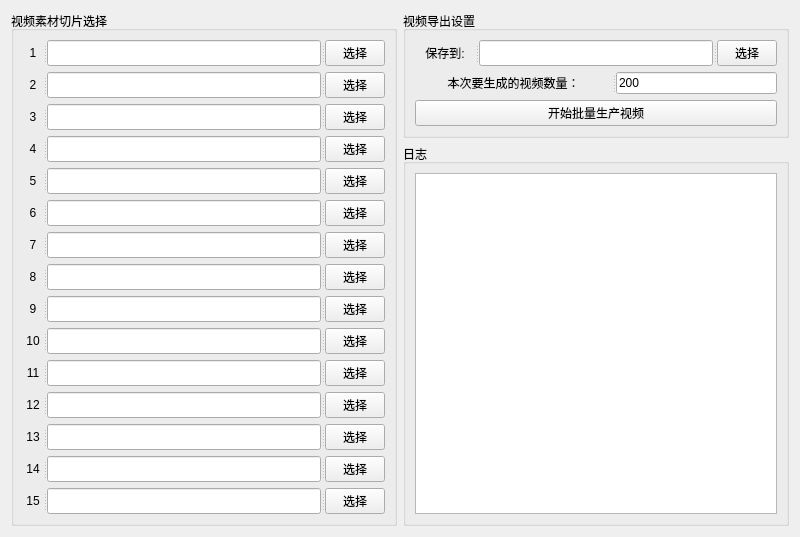
<?xml version="1.0" encoding="UTF-8"?>
<ui version="4.0">
 <class>Form</class>
 <widget class="QWidget" name="Form">
  <property name="geometry">
   <rect>
    <x>0</x>
    <y>0</y>
    <width>800</width>
    <height>480</height>
   </rect>
  </property>
  <property name="windowTitle">
   <string>视频批量剪辑工具   ©AI帮  @有霸夫</string>
  </property>
  <layout class="QHBoxLayout" name="horizontalLayout">
   <item>
    <widget class="QGroupBox" name="groupBox">
     <property name="title">
      <string>视频素材切片选择</string>
     </property>
     <layout class="QVBoxLayout" name="verticalLayout">
      <item>
       <widget class="QSplitter" name="splitter">
        <property name="orientation">
         <enum>Qt::Horizontal</enum>
        </property>
        <widget class="QLabel" name="label">
         <property name="minimumSize">
          <size>
           <width>20</width>
           <height>0</height>
          </size>
         </property>
         <property name="maximumSize">
          <size>
           <width>20</width>
           <height>16777215</height>
          </size>
         </property>
         <property name="text">
          <string>1</string>
         </property>
         <property name="alignment">
          <set>Qt::AlignCenter</set>
         </property>
        </widget>
        <widget class="QLineEdit" name="lineEdit_1"/>
        <widget class="QPushButton" name="pushButton_1">
         <property name="maximumSize">
          <size>
           <width>60</width>
           <height>16777215</height>
          </size>
         </property>
         <property name="text">
          <string>选择</string>
         </property>
        </widget>
       </widget>
      </item>
      <item>
       <widget class="QSplitter" name="splitter_2">
        <property name="orientation">
         <enum>Qt::Horizontal</enum>
        </property>
        <widget class="QLabel" name="label_2">
         <property name="minimumSize">
          <size>
           <width>20</width>
           <height>0</height>
          </size>
         </property>
         <property name="maximumSize">
          <size>
           <width>20</width>
           <height>16777215</height>
          </size>
         </property>
         <property name="text">
          <string>2</string>
         </property>
         <property name="alignment">
          <set>Qt::AlignCenter</set>
         </property>
        </widget>
        <widget class="QLineEdit" name="lineEdit_2"/>
        <widget class="QPushButton" name="pushButton_2">
         <property name="maximumSize">
          <size>
           <width>60</width>
           <height>16777215</height>
          </size>
         </property>
         <property name="text">
          <string>选择</string>
         </property>
        </widget>
       </widget>
      </item>
      <item>
       <widget class="QSplitter" name="splitter_3">
        <property name="orientation">
         <enum>Qt::Horizontal</enum>
        </property>
        <widget class="QLabel" name="label_3">
         <property name="minimumSize">
          <size>
           <width>20</width>
           <height>0</height>
          </size>
         </property>
         <property name="maximumSize">
          <size>
           <width>20</width>
           <height>16777215</height>
          </size>
         </property>
         <property name="text">
          <string>3</string>
         </property>
         <property name="alignment">
          <set>Qt::AlignCenter</set>
         </property>
        </widget>
        <widget class="QLineEdit" name="lineEdit_3"/>
        <widget class="QPushButton" name="pushButton_3">
         <property name="maximumSize">
          <size>
           <width>60</width>
           <height>16777215</height>
          </size>
         </property>
         <property name="text">
          <string>选择</string>
         </property>
        </widget>
       </widget>
      </item>
      <item>
       <widget class="QSplitter" name="splitter_4">
        <property name="orientation">
         <enum>Qt::Horizontal</enum>
        </property>
        <widget class="QLabel" name="label_4">
         <property name="minimumSize">
          <size>
           <width>20</width>
           <height>0</height>
          </size>
         </property>
         <property name="maximumSize">
          <size>
           <width>20</width>
           <height>16777215</height>
          </size>
         </property>
         <property name="text">
          <string>4</string>
         </property>
         <property name="alignment">
          <set>Qt::AlignCenter</set>
         </property>
        </widget>
        <widget class="QLineEdit" name="lineEdit_4"/>
        <widget class="QPushButton" name="pushButton_4">
         <property name="maximumSize">
          <size>
           <width>60</width>
           <height>16777215</height>
          </size>
         </property>
         <property name="text">
          <string>选择</string>
         </property>
        </widget>
       </widget>
      </item>
      <item>
       <widget class="QSplitter" name="splitter_5">
        <property name="orientation">
         <enum>Qt::Horizontal</enum>
        </property>
        <widget class="QLabel" name="label_5">
         <property name="minimumSize">
          <size>
           <width>20</width>
           <height>0</height>
          </size>
         </property>
         <property name="maximumSize">
          <size>
           <width>20</width>
           <height>16777215</height>
          </size>
         </property>
         <property name="text">
          <string>5</string>
         </property>
         <property name="alignment">
          <set>Qt::AlignCenter</set>
         </property>
        </widget>
        <widget class="QLineEdit" name="lineEdit_5"/>
        <widget class="QPushButton" name="pushButton_5">
         <property name="maximumSize">
          <size>
           <width>60</width>
           <height>16777215</height>
          </size>
         </property>
         <property name="text">
          <string>选择</string>
         </property>
        </widget>
       </widget>
      </item>
      <item>
       <widget class="QSplitter" name="splitter_6">
        <property name="orientation">
         <enum>Qt::Horizontal</enum>
        </property>
        <widget class="QLabel" name="label_6">
         <property name="minimumSize">
          <size>
           <width>20</width>
           <height>0</height>
          </size>
         </property>
         <property name="maximumSize">
          <size>
           <width>20</width>
           <height>16777215</height>
          </size>
         </property>
         <property name="text">
          <string>6</string>
         </property>
         <property name="alignment">
          <set>Qt::AlignCenter</set>
         </property>
        </widget>
        <widget class="QLineEdit" name="lineEdit_6"/>
        <widget class="QPushButton" name="pushButton_6">
         <property name="maximumSize">
          <size>
           <width>60</width>
           <height>16777215</height>
          </size>
         </property>
         <property name="text">
          <string>选择</string>
         </property>
        </widget>
       </widget>
      </item>
      <item>
       <widget class="QSplitter" name="splitter_7">
        <property name="orientation">
         <enum>Qt::Horizontal</enum>
        </property>
        <widget class="QLabel" name="label_7">
         <property name="minimumSize">
          <size>
           <width>20</width>
           <height>0</height>
          </size>
         </property>
         <property name="maximumSize">
          <size>
           <width>20</width>
           <height>16777215</height>
          </size>
         </property>
         <property name="text">
          <string>7</string>
         </property>
         <property name="alignment">
          <set>Qt::AlignCenter</set>
         </property>
        </widget>
        <widget class="QLineEdit" name="lineEdit_7"/>
        <widget class="QPushButton" name="pushButton_7">
         <property name="maximumSize">
          <size>
           <width>60</width>
           <height>16777215</height>
          </size>
         </property>
         <property name="text">
          <string>选择</string>
         </property>
        </widget>
       </widget>
      </item>
      <item>
       <widget class="QSplitter" name="splitter_8">
        <property name="orientation">
         <enum>Qt::Horizontal</enum>
        </property>
        <widget class="QLabel" name="label_8">
         <property name="minimumSize">
          <size>
           <width>20</width>
           <height>0</height>
          </size>
         </property>
         <property name="maximumSize">
          <size>
           <width>20</width>
           <height>16777215</height>
          </size>
         </property>
         <property name="text">
          <string>8</string>
         </property>
         <property name="alignment">
          <set>Qt::AlignCenter</set>
         </property>
        </widget>
        <widget class="QLineEdit" name="lineEdit_8"/>
        <widget class="QPushButton" name="pushButton_8">
         <property name="maximumSize">
          <size>
           <width>60</width>
           <height>16777215</height>
          </size>
         </property>
         <property name="text">
          <string>选择</string>
         </property>
        </widget>
       </widget>
      </item>
      <item>
       <widget class="QSplitter" name="splitter_9">
        <property name="orientation">
         <enum>Qt::Horizontal</enum>
        </property>
        <widget class="QLabel" name="label_9">
         <property name="minimumSize">
          <size>
           <width>20</width>
           <height>0</height>
          </size>
         </property>
         <property name="maximumSize">
          <size>
           <width>20</width>
           <height>16777215</height>
          </size>
         </property>
         <property name="text">
          <string>9</string>
         </property>
         <property name="alignment">
          <set>Qt::AlignCenter</set>
         </property>
        </widget>
        <widget class="QLineEdit" name="lineEdit_9"/>
        <widget class="QPushButton" name="pushButton_9">
         <property name="maximumSize">
          <size>
           <width>60</width>
           <height>16777215</height>
          </size>
         </property>
         <property name="text">
          <string>选择</string>
         </property>
        </widget>
       </widget>
      </item>
      <item>
       <widget class="QSplitter" name="splitter_10">
        <property name="orientation">
         <enum>Qt::Horizontal</enum>
        </property>
        <widget class="QLabel" name="label_10">
         <property name="minimumSize">
          <size>
           <width>20</width>
           <height>0</height>
          </size>
         </property>
         <property name="maximumSize">
          <size>
           <width>20</width>
           <height>16777215</height>
          </size>
         </property>
         <property name="text">
          <string>10</string>
         </property>
         <property name="alignment">
          <set>Qt::AlignCenter</set>
         </property>
        </widget>
        <widget class="QLineEdit" name="lineEdit_10"/>
        <widget class="QPushButton" name="pushButton_10">
         <property name="maximumSize">
          <size>
           <width>60</width>
           <height>16777215</height>
          </size>
         </property>
         <property name="text">
          <string>选择</string>
         </property>
        </widget>
       </widget>
      </item>
      <item>
       <widget class="QSplitter" name="splitter_11">
        <property name="orientation">
         <enum>Qt::Horizontal</enum>
        </property>
        <widget class="QLabel" name="label_11">
         <property name="minimumSize">
          <size>
           <width>20</width>
           <height>0</height>
          </size>
         </property>
         <property name="maximumSize">
          <size>
           <width>20</width>
           <height>16777215</height>
          </size>
         </property>
         <property name="text">
          <string>11</string>
         </property>
         <property name="alignment">
          <set>Qt::AlignCenter</set>
         </property>
        </widget>
        <widget class="QLineEdit" name="lineEdit_11"/>
        <widget class="QPushButton" name="pushButton_11">
         <property name="maximumSize">
          <size>
           <width>60</width>
           <height>16777215</height>
          </size>
         </property>
         <property name="text">
          <string>选择</string>
         </property>
        </widget>
       </widget>
      </item>
      <item>
       <widget class="QSplitter" name="splitter_12">
        <property name="orientation">
         <enum>Qt::Horizontal</enum>
        </property>
        <widget class="QLabel" name="label_12">
         <property name="minimumSize">
          <size>
           <width>20</width>
           <height>0</height>
          </size>
         </property>
         <property name="maximumSize">
          <size>
           <width>20</width>
           <height>16777215</height>
          </size>
         </property>
         <property name="text">
          <string>12</string>
         </property>
         <property name="alignment">
          <set>Qt::AlignCenter</set>
         </property>
        </widget>
        <widget class="QLineEdit" name="lineEdit_12"/>
        <widget class="QPushButton" name="pushButton_12">
         <property name="maximumSize">
          <size>
           <width>60</width>
           <height>16777215</height>
          </size>
         </property>
         <property name="text">
          <string>选择</string>
         </property>
        </widget>
       </widget>
      </item>
      <item>
       <widget class="QSplitter" name="splitter_13">
        <property name="orientation">
         <enum>Qt::Horizontal</enum>
        </property>
        <widget class="QLabel" name="label_13">
         <property name="minimumSize">
          <size>
           <width>20</width>
           <height>0</height>
          </size>
         </property>
         <property name="maximumSize">
          <size>
           <width>20</width>
           <height>16777215</height>
          </size>
         </property>
         <property name="text">
          <string>13</string>
         </property>
         <property name="alignment">
          <set>Qt::AlignCenter</set>
         </property>
        </widget>
        <widget class="QLineEdit" name="lineEdit_13"/>
        <widget class="QPushButton" name="pushButton_13">
         <property name="maximumSize">
          <size>
           <width>60</width>
           <height>16777215</height>
          </size>
         </property>
         <property name="text">
          <string>选择</string>
         </property>
        </widget>
       </widget>
      </item>
      <item>
       <widget class="QSplitter" name="splitter_14">
        <property name="orientation">
         <enum>Qt::Horizontal</enum>
        </property>
        <widget class="QLabel" name="label_14">
         <property name="minimumSize">
          <size>
           <width>20</width>
           <height>0</height>
          </size>
         </property>
         <property name="maximumSize">
          <size>
           <width>20</width>
           <height>16777215</height>
          </size>
         </property>
         <property name="text">
          <string>14</string>
         </property>
         <property name="alignment">
          <set>Qt::AlignCenter</set>
         </property>
        </widget>
        <widget class="QLineEdit" name="lineEdit_14"/>
        <widget class="QPushButton" name="pushButton_14">
         <property name="maximumSize">
          <size>
           <width>60</width>
           <height>16777215</height>
          </size>
         </property>
         <property name="text">
          <string>选择</string>
         </property>
        </widget>
       </widget>
      </item>
      <item>
       <widget class="QSplitter" name="splitter_15">
        <property name="orientation">
         <enum>Qt::Horizontal</enum>
        </property>
        <widget class="QLabel" name="label_15">
         <property name="minimumSize">
          <size>
           <width>20</width>
           <height>0</height>
          </size>
         </property>
         <property name="maximumSize">
          <size>
           <width>20</width>
           <height>16777215</height>
          </size>
         </property>
         <property name="text">
          <string>15</string>
         </property>
         <property name="alignment">
          <set>Qt::AlignCenter</set>
         </property>
        </widget>
        <widget class="QLineEdit" name="lineEdit_15"/>
        <widget class="QPushButton" name="pushButton_15">
         <property name="maximumSize">
          <size>
           <width>60</width>
           <height>16777215</height>
          </size>
         </property>
         <property name="text">
          <string>选择</string>
         </property>
        </widget>
       </widget>
      </item>
     </layout>
    </widget>
   </item>
   <item>
    <layout class="QVBoxLayout" name="verticalLayout_4">
     <item>
      <widget class="QGroupBox" name="groupBox_2">
       <property name="title">
        <string>视频导出设置</string>
       </property>
       <layout class="QVBoxLayout" name="verticalLayout_2">
        <item>
         <widget class="QSplitter" name="splitter_16">
          <property name="orientation">
           <enum>Qt::Horizontal</enum>
          </property>
          <widget class="QLabel" name="label_16">
           <property name="minimumSize">
            <size>
             <width>40</width>
             <height>0</height>
            </size>
           </property>
           <property name="maximumSize">
            <size>
             <width>60</width>
             <height>16777215</height>
            </size>
           </property>
           <property name="text">
            <string>保存到:</string>
           </property>
           <property name="alignment">
            <set>Qt::AlignCenter</set>
           </property>
          </widget>
          <widget class="QLineEdit" name="export_edit"/>
          <widget class="QPushButton" name="export_select_btn">
           <property name="maximumSize">
            <size>
             <width>60</width>
             <height>16777215</height>
            </size>
           </property>
           <property name="text">
            <string>选择</string>
           </property>
          </widget>
         </widget>
        </item>
        <item>
         <widget class="QSplitter" name="splitter_17">
          <property name="orientation">
           <enum>Qt::Horizontal</enum>
          </property>
          <widget class="QLabel" name="label_17">
           <property name="minimumSize">
            <size>
             <width>100</width>
             <height>0</height>
            </size>
           </property>
           <property name="maximumSize">
            <size>
             <width>16777215</width>
             <height>16777215</height>
            </size>
           </property>
           <property name="text">
            <string>本次要生成的视频数量：</string>
           </property>
           <property name="alignment">
            <set>Qt::AlignCenter</set>
           </property>
          </widget>
          <widget class="QLineEdit" name="generate_amount_edit">
           <property name="text">
            <string>200</string>
           </property>
          </widget>
         </widget>
        </item>
        <item>
         <widget class="QPushButton" name="start_button">
          <property name="text">
           <string>开始批量生产视频</string>
          </property>
         </widget>
        </item>
       </layout>
      </widget>
     </item>
     <item>
      <widget class="QGroupBox" name="groupBox_3">
       <property name="title">
        <string>日志</string>
       </property>
       <layout class="QVBoxLayout" name="verticalLayout_3">
        <item>
         <widget class="QListWidget" name="log_listWidget"/>
        </item>
       </layout>
      </widget>
     </item>
    </layout>
   </item>
  </layout>
 </widget>
 <resources/>
 <connections/>
</ui>
